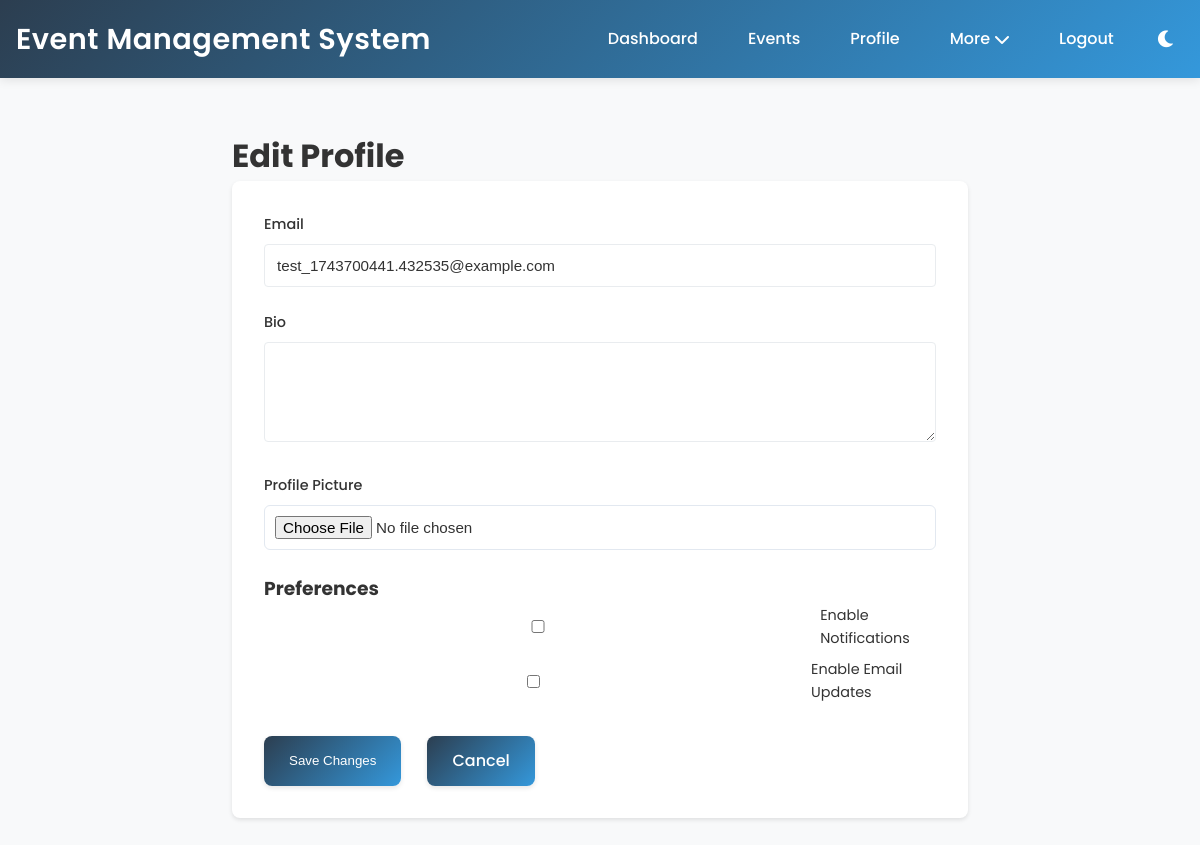
Before: /profile/edit (signed in) with the older database file.
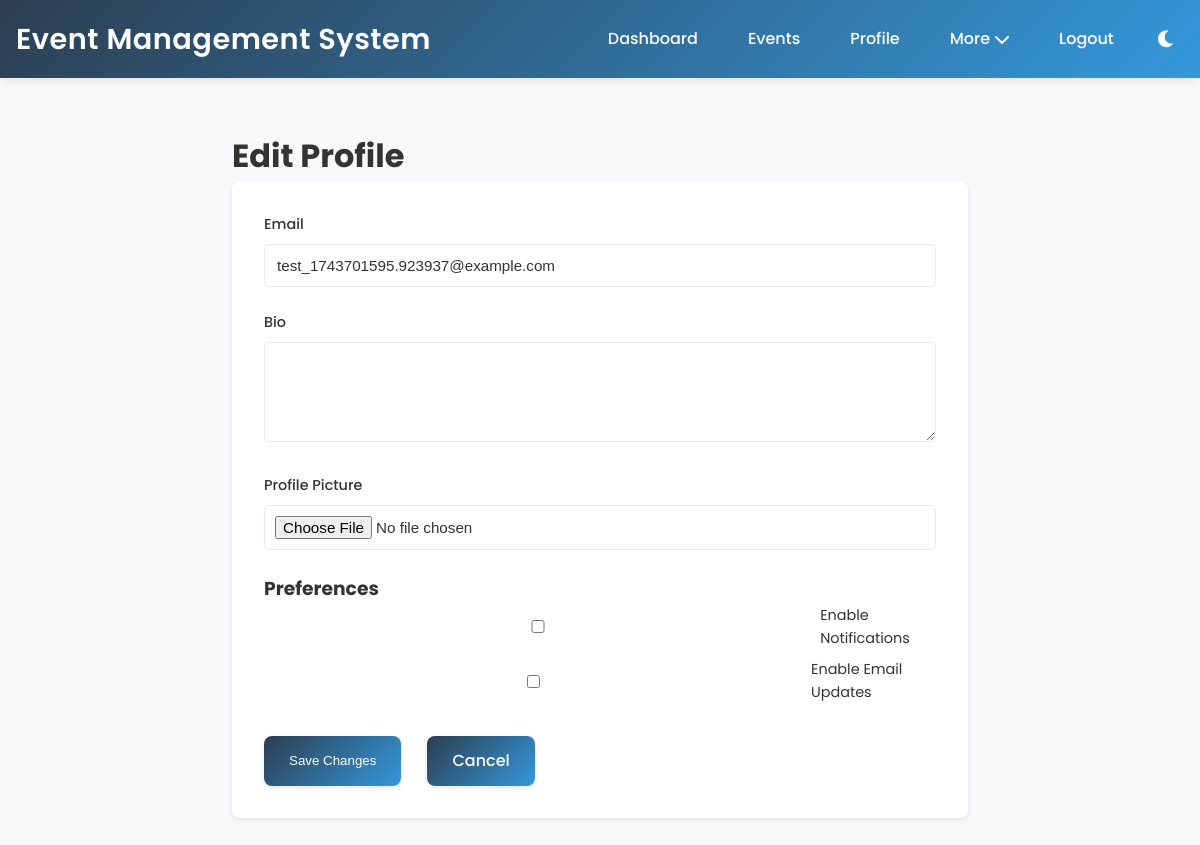
After: the same page with the newer database file.
### app.py (models this page shows, shortened)
class User(UserMixin, db.Model):
    id = db.Column(db.Integer, primary_key=True)
    username = db.Column(db.String(80), unique=True, nullable=False)
    email = db.Column(db.String(120), unique=True, nullable=False)
    password_hash = db.Column(db.String(128))
    profile_picture = db.Column(db.String(255))
    bio = db.Column(db.Text)
    notifications = db.relationship('Notification', backref='user', lazy=True)
    last_seen = db.Column(db.DateTime, default=datetime.utcnow)
    events = db.relationship('Event', secondary='user_events', backref=db.backref('attendees', lazy='dynamic'))
    preferences = db.Column(db.Text)  # JSON string for user preferences
    def get_preferences(self):
        if self.preferences:
            return json.loads(self.preferences)
        return {}

### app.py (the view, shortened to what this page needs)
@app.route('/profile/edit', methods=['GET', 'POST'])
@login_required
def edit_profile():
    return render_template('edit_profile.html',
        user=current_user,
        preferences=current_user.get_preferences()
    )

### app.py (called while the page is built)
@login_manager.user_loader
def load_user(user_id):
    return User.query.get(int(user_id))

### templates/edit_profile.html (shortened to what this page needs)
{% extends "base.html" %}
{% block content %}
<div class="edit-profile-container">
    <h1>Edit Profile</h1>
    <form method="POST" enctype="multipart/form-data" class="edit-profile-form">
        <div class="form-group">
            <label for="email">Email</label>
            <input type="email" id="email" name="email" value="{{ user.email }}" required>
        </div>
        <div class="form-group">
            <label for="bio">Bio</label>
            <textarea id="bio" name="bio" rows="4">{{ user.bio or '' }}</textarea>
        </div>
        <div class="form-group">
            <label for="profile_picture">Profile Picture</label>
            <input type="file" id="profile_picture" name="profile_picture" accept="image/*">
        </div>
        <div class="form-group">
            <h3>Preferences</h3>
            <div class="preference-option">
                <input type="checkbox" id="notifications" name="notifications" {% if preferences.notifications %}checked{% endif %}>
                <label for="notifications">Enable Notifications</label>
            </div>
            <div class="preference-option">
                <input type="checkbox" id="email_updates" name="email_updates" {% if preferences.email_updates %}checked{% endif %}>
                <label for="email_updates">Enable Email Updates</label>
            </div>
        </div>
        <div class="form-actions">
            <button type="submit" class="btn btn-primary">Save Changes</button>
            <a href="{{ url_for('profile') }}" class="btn btn-secondary">Cancel</a>
        </div>
    </form>
</div>
{% endblock %}

Changed rows visible on the page:
changed User: email "test_1743700441.432535@example.com" → "test_1743701595.923937@example.com"
